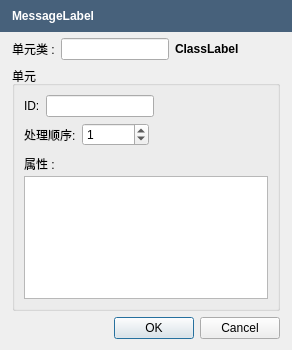
<?xml version="1.0" encoding="UTF-8"?>
<ui version="4.0">
 <class>AddUnitDialog</class>
 <widget class="QDialog" name="AddUnitDialog">
  <property name="geometry">
   <rect>
    <x>0</x>
    <y>0</y>
    <width>292</width>
    <height>350</height>
   </rect>
  </property>
  <property name="sizePolicy">
   <sizepolicy hsizetype="Expanding" vsizetype="Maximum">
    <horstretch>0</horstretch>
    <verstretch>0</verstretch>
   </sizepolicy>
  </property>
  <property name="minimumSize">
   <size>
    <width>0</width>
    <height>0</height>
   </size>
  </property>
  <property name="windowTitle">
   <string notr="true"/>
  </property>
  <property name="modal">
   <bool>true</bool>
  </property>
  <layout class="QVBoxLayout" name="verticalLayout_3" stretch="0,1,0">
   <property name="leftMargin">
    <number>0</number>
   </property>
   <property name="topMargin">
    <number>0</number>
   </property>
   <property name="rightMargin">
    <number>0</number>
   </property>
   <item>
    <widget class="QFrame" name="MessageFrame">
     <property name="sizePolicy">
      <sizepolicy hsizetype="Preferred" vsizetype="Maximum">
       <horstretch>0</horstretch>
       <verstretch>0</verstretch>
      </sizepolicy>
     </property>
     <property name="styleSheet">
      <string notr="true">background-color: rgb(71,97,123);</string>
     </property>
     <property name="frameShape">
      <enum>QFrame::NoFrame</enum>
     </property>
     <property name="frameShadow">
      <enum>QFrame::Plain</enum>
     </property>
     <property name="lineWidth">
      <number>0</number>
     </property>
     <layout class="QHBoxLayout" name="horizontalLayout_3" stretch="0">
      <property name="spacing">
       <number>5</number>
      </property>
      <property name="leftMargin">
       <number>12</number>
      </property>
      <item>
       <layout class="QHBoxLayout" name="horizontalLayout_2">
        <item>
         <widget class="QLabel" name="MessageLabel">
          <property name="styleSheet">
           <string notr="true">color: rgb(255, 255, 255);
font : bold;
</string>
          </property>
          <property name="text">
           <string notr="true">MessageLabel</string>
          </property>
         </widget>
        </item>
       </layout>
      </item>
     </layout>
    </widget>
   </item>
   <item>
    <layout class="QVBoxLayout" name="verticalLayout" stretch="0,1">
     <property name="spacing">
      <number>6</number>
     </property>
     <property name="leftMargin">
      <number>12</number>
     </property>
     <property name="rightMargin">
      <number>12</number>
     </property>
     <item>
      <layout class="QHBoxLayout" name="horizontalLayout_5">
       <property name="spacing">
        <number>6</number>
       </property>
       <item>
        <widget class="QLabel" name="label">
         <property name="text">
          <string>单元类 :</string>
         </property>
        </widget>
       </item>
       <item>
        <widget class="QLineEdit" name="ClassEdit"/>
       </item>
       <item>
        <widget class="QLabel" name="ClassLabel">
         <property name="font">
          <font>
           <weight>75</weight>
           <bold>true</bold>
          </font>
         </property>
         <property name="text">
          <string notr="true">ClassLabel</string>
         </property>
        </widget>
       </item>
       <item>
        <spacer name="horizontalSpacer">
         <property name="orientation">
          <enum>Qt::Horizontal</enum>
         </property>
         <property name="sizeType">
          <enum>QSizePolicy::MinimumExpanding</enum>
         </property>
         <property name="sizeHint" stdset="0">
          <size>
           <width>40</width>
           <height>20</height>
          </size>
         </property>
        </spacer>
       </item>
      </layout>
     </item>
     <item>
      <widget class="QGroupBox" name="groupBox">
       <property name="title">
        <string>单元</string>
       </property>
       <layout class="QVBoxLayout" name="verticalLayout_4">
        <item>
         <layout class="QHBoxLayout" name="horizontalLayout_6">
          <property name="spacing">
           <number>6</number>
          </property>
          <item>
           <widget class="QLabel" name="label_2">
            <property name="text">
             <string>ID:</string>
            </property>
           </widget>
          </item>
          <item>
           <widget class="QLineEdit" name="UnitIDEdit">
            <property name="sizePolicy">
             <sizepolicy hsizetype="Maximum" vsizetype="Fixed">
              <horstretch>0</horstretch>
              <verstretch>0</verstretch>
             </sizepolicy>
            </property>
           </widget>
          </item>
          <item>
           <spacer name="horizontalSpacer_2">
            <property name="orientation">
             <enum>Qt::Horizontal</enum>
            </property>
            <property name="sizeHint" stdset="0">
             <size>
              <width>40</width>
              <height>20</height>
             </size>
            </property>
           </spacer>
          </item>
         </layout>
        </item>
        <item>
         <layout class="QHBoxLayout" name="horizontalLayout">
          <property name="spacing">
           <number>6</number>
          </property>
          <item>
           <widget class="QLabel" name="label_3">
            <property name="text">
             <string>处理顺序:</string>
            </property>
           </widget>
          </item>
          <item>
           <widget class="QSpinBox" name="PcsOrderSpinBox">
            <property name="sizePolicy">
             <sizepolicy hsizetype="Preferred" vsizetype="Fixed">
              <horstretch>0</horstretch>
              <verstretch>0</verstretch>
             </sizepolicy>
            </property>
            <property name="minimumSize">
             <size>
              <width>60</width>
              <height>0</height>
             </size>
            </property>
            <property name="maximum">
             <number>16777215</number>
            </property>
            <property name="value">
             <number>1</number>
            </property>
           </widget>
          </item>
          <item>
           <spacer name="horizontalSpacer_3">
            <property name="orientation">
             <enum>Qt::Horizontal</enum>
            </property>
            <property name="sizeHint" stdset="0">
             <size>
              <width>40</width>
              <height>20</height>
             </size>
            </property>
           </spacer>
          </item>
         </layout>
        </item>
        <item>
         <layout class="QVBoxLayout" name="verticalLayout_2" stretch="0">
          <property name="spacing">
           <number>0</number>
          </property>
          <property name="topMargin">
           <number>3</number>
          </property>
          <item>
           <widget class="QWidget" name="AttributesWidget" native="true">
            <property name="sizePolicy">
             <sizepolicy hsizetype="Preferred" vsizetype="Preferred">
              <horstretch>0</horstretch>
              <verstretch>0</verstretch>
             </sizepolicy>
            </property>
            <layout class="QVBoxLayout" name="verticalLayout_5">
             <property name="spacing">
              <number>3</number>
             </property>
             <property name="leftMargin">
              <number>0</number>
             </property>
             <property name="topMargin">
              <number>0</number>
             </property>
             <property name="rightMargin">
              <number>0</number>
             </property>
             <property name="bottomMargin">
              <number>0</number>
             </property>
             <item>
              <widget class="QLabel" name="label_4">
               <property name="text">
                <string>属性 :</string>
               </property>
              </widget>
             </item>
             <item>
              <widget class="QTableWidget" name="AttrsTableWidget">
               <property name="sizePolicy">
                <sizepolicy hsizetype="Expanding" vsizetype="Maximum">
                 <horstretch>0</horstretch>
                 <verstretch>0</verstretch>
                </sizepolicy>
               </property>
               <property name="rowCount">
                <number>1</number>
               </property>
               <attribute name="verticalHeaderVisible">
                <bool>false</bool>
               </attribute>
               <attribute name="verticalHeaderHighlightSections">
                <bool>false</bool>
               </attribute>
               <row/>
              </widget>
             </item>
            </layout>
           </widget>
          </item>
         </layout>
        </item>
       </layout>
      </widget>
     </item>
    </layout>
   </item>
   <item>
    <layout class="QHBoxLayout" name="horizontalLayout_4">
     <property name="leftMargin">
      <number>12</number>
     </property>
     <property name="rightMargin">
      <number>12</number>
     </property>
     <item>
      <widget class="QDialogButtonBox" name="ButtonBox">
       <property name="standardButtons">
        <set>QDialogButtonBox::Cancel|QDialogButtonBox::Ok</set>
       </property>
      </widget>
     </item>
    </layout>
   </item>
  </layout>
 </widget>
 <resources/>
 <connections/>
</ui>
